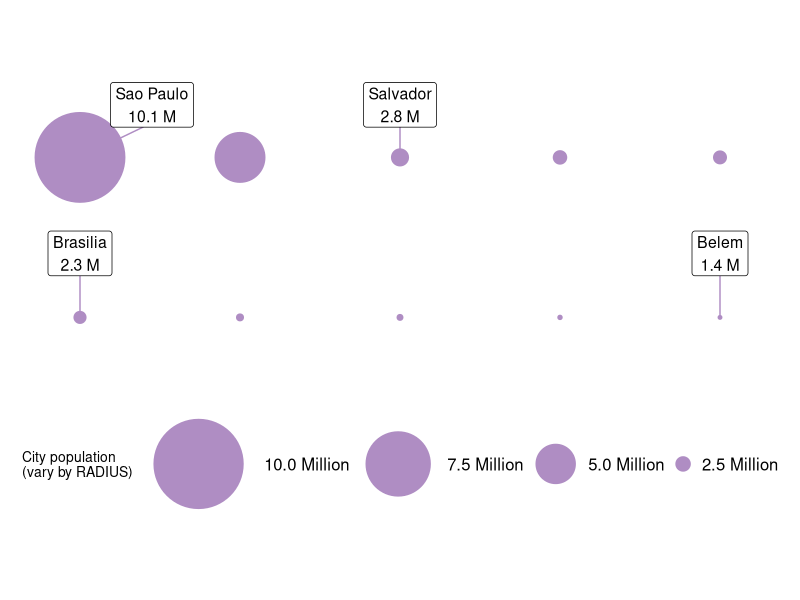
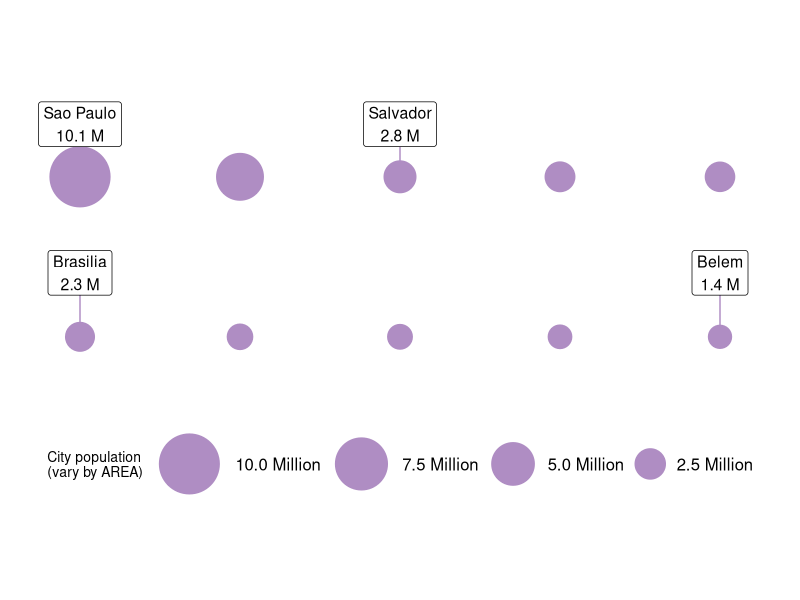

R code for these plots, in order:
library(maps)
library(rnaturalearthdata)
library(sf)
library(scales)
library(ggrepel)
library(tidyverse)


brazil_top_10 <- world.cities %>% 
  as_tibble() %>% 
  filter(country.etc == "Brazil") %>%
  slice_max(pop, n = 10) %>% 
  st_as_sf(coords = c("long", "lat"), crs = 4326) %>% 
  mutate(capital = as.logical(capital)) %>% 
  arrange(desc(pop)) %>% 
  mutate(city = name)


label_city_shape <- function(city, pop = NA){
  
  paste0(city, "\n", number(pop, suffix = " M", scale = 1e-6, accuracy = 0.1))
  
}

oblong_horiz_city_positions <- brazil_top_10 %>%
  mutate(x = c(1, 3, 5, 7, 9, 1, 3, 5, 7, 9),
         y = c(5, 5, 5, 5, 5, 3, 3, 3, 3, 3))

labelled_cities <- oblong_horiz_city_positions %>% 
  st_drop_geometry() %>% 
  filter(city %in% c("Sao Paulo", "Salvador", "Brasilia", "Belem"))


gg_bubble_radius <- oblong_horiz_city_positions %>%
  ggplot(aes(x, y, size = pop)) +
  coord_fixed(xlim = c(0, 10),
              ylim = c(2, 6),
              expand = FALSE) +
  geom_point(color = "#af8dc3")  +
  scale_radius(range = c(1, 30),
               name = "City population\n(vary by RADIUS)",
               labels = number_format(suffix = " Million",
                                      scale = 1e-6)) +
  geom_label_repel(data = labelled_cities,
                   aes(x, y, label = label_city_shape(city, pop)),
                   nudge_y = 0.8,
                   nudge_x = c(0.9, rep(0, 3)),
                   size = 4,
                   segment.color = '#af8dc3',
                   show.legend = F) +
  guides(size = guide_legend(reverse=TRUE)) +
  theme_void(base_size = 10) +
  theme(legend.position = "bottom", legend.direction = "horizontal", 
        plot.title = element_text(size = 15,
                                  hjust = 0.5),
        legend.text=element_text(size=12))

ggsave("gg_bubble_radius.png",
       gg_bubble_radius,
       width = 9,
       height = 5)

gg_bubble_area <- oblong_horiz_city_positions %>%
  ggplot(aes(x, y, size = pop)) +
  coord_fixed(xlim = c(0, 10),
              ylim = c(2, 6),
              expand = FALSE) +
  geom_point(color = "#af8dc3")  +
  scale_size_area(max_size = 20,
                  name = "City population\n(vary by AREA)",
                  position = "bottom",
                  labels = number_format(suffix = " Million",
                                         scale = 1e-6)) +
  guides(size = guide_legend(reverse = TRUE)) +
  geom_label_repel(data = labelled_cities,
                   aes(x, y, label = label_city_shape(city, pop)),
                   nudge_y = 0.8,
                   nudge_x = 0,
                   size = 4,
                   segment.color = '#af8dc3',
                   show.legend = F) +
  theme_void(base_size = 10) +
  theme(legend.position = "bottom", legend.direction = "horizontal", 
        plot.title = element_text(size = 15,
                                  hjust = 0.5),
        legend.text=element_text(size=12))

ggsave("gg_bubble_area.png",
       gg_bubble_area,
       width = 9,
       height = 5)
